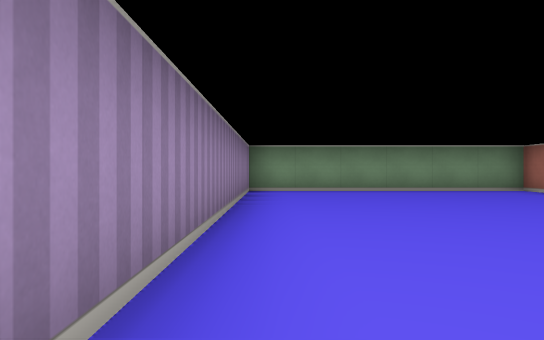
view 1 (above)

17 first-person views from a walk through a cub3D maze. The camera is about half as high as the walls, looks level and sees 70° across. The floor is counted in squares. Each view is taken from the middle of a square. On the plan, view 1 faces up. The plan holds only what a view shows up to about 9 squares ahead; the rest is blank.

view 2
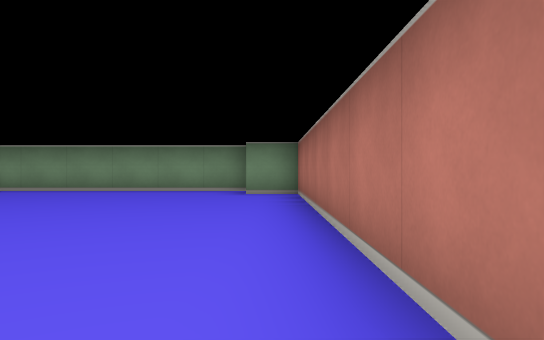

view 3
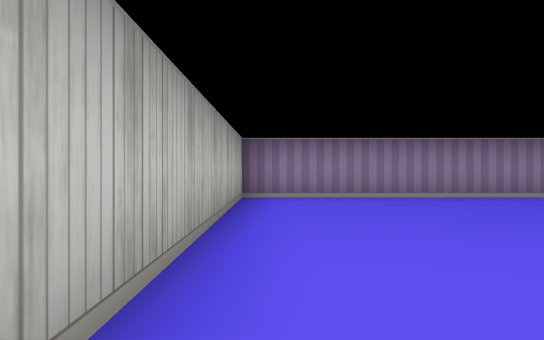

view 4
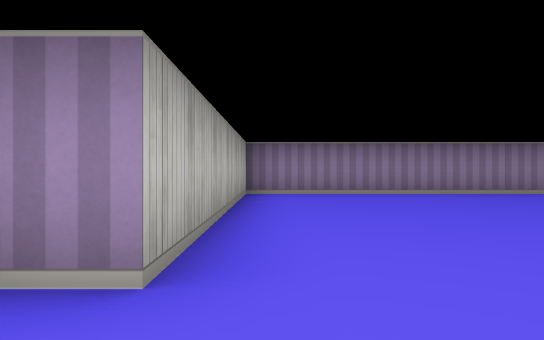

view 5
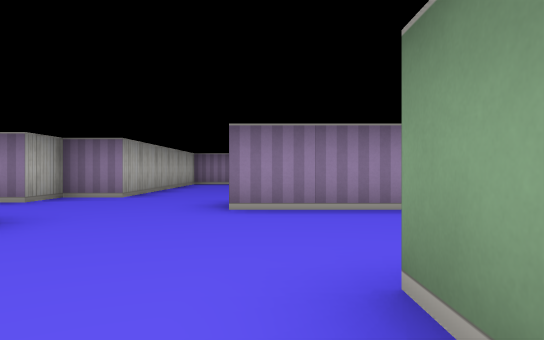

view 6
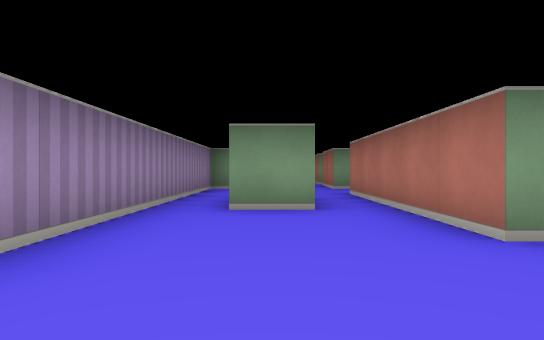

view 7
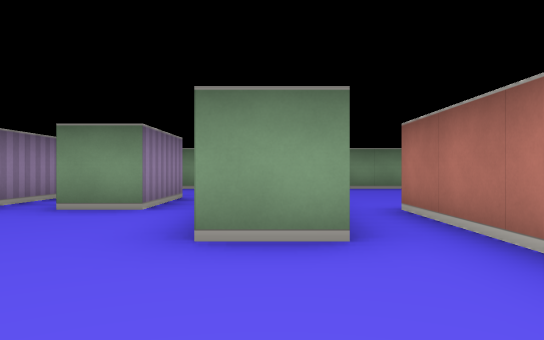

view 8
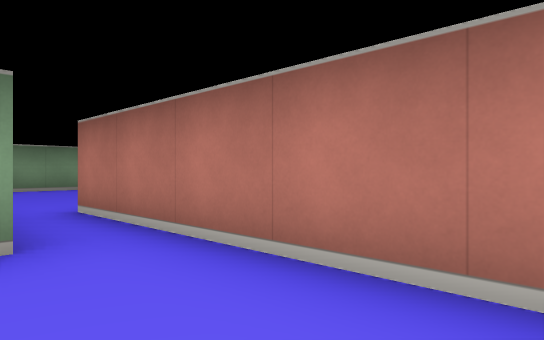

view 9
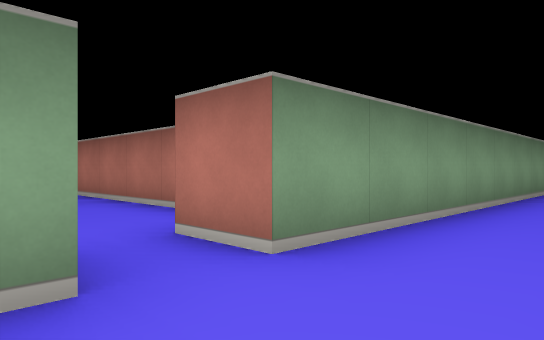

view 10
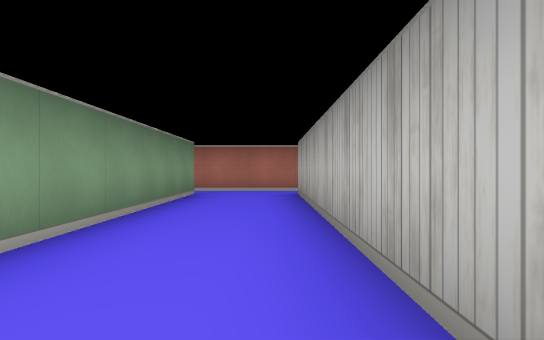

view 11
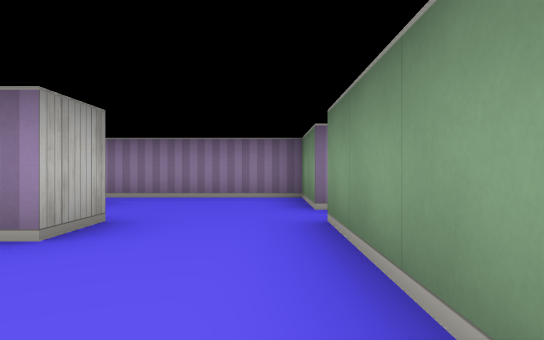

view 12
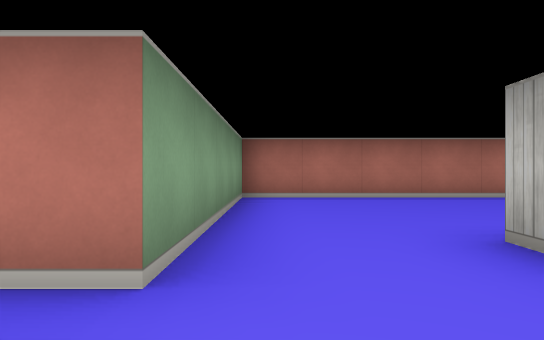

view 13
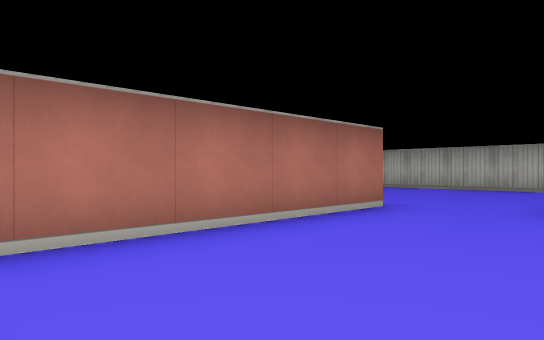

view 14
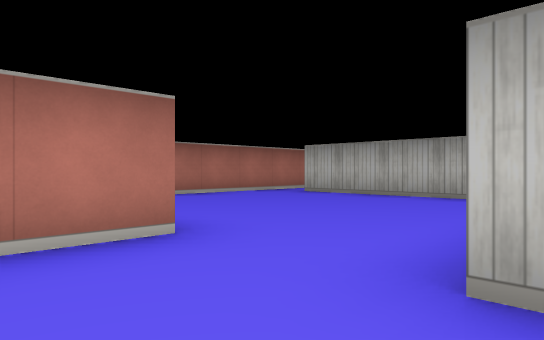

view 15
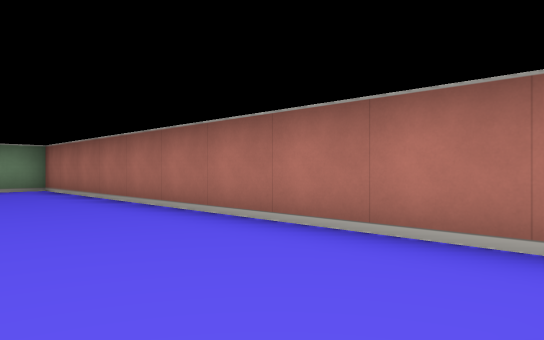

view 16
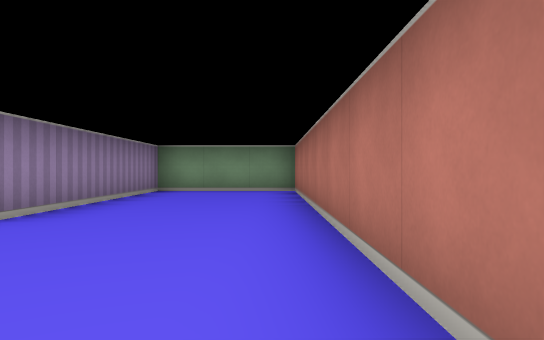

view 17
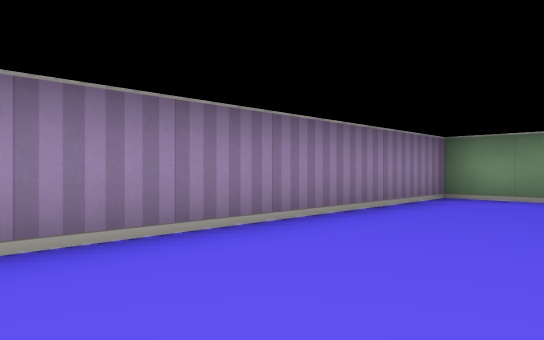

### Floor plan
Ten units are one square. View 1 is at (0, 0); x grows to the right and y downward. Boxes are objects, and circles mark ways between rooms. Rooms are numbered by the first view taken in them; rooms with no view inside come last. Other rooms are left out.
<svg viewBox="-10 -100 210 151">
<path fill="none" stroke="#000" d="M55 -79 55 -85 -5 -85 -5 15 55 15M65 -6 65 -75 55 -75M115 -15 105 -15 105 -55M125 8 125 -16M55 15 55 25 65 25M95 -55 95 -35 85 -35M75 -55 75 -5M116 45 185 45M185 25 115 25 115 15M195 46 195 14M105 -65 115 -65M155 -35 155 -85 105 -85M125 -16 125 -35M95 -85 75 -85 75 -55M105 -55 105 -65M195 14 195 -85 165 -85 165 -35M146 15 185 15"/>
<circle cx="65" cy="5" r="3" fill="#2a7"/>
<circle cx="110" cy="20" r="3" fill="#2a7"/>
<circle cx="95" cy="35" r="3" fill="#2a7"/>
<circle cx="120" cy="-25" r="3" fill="#2a7"/>
<circle cx="100" cy="-45" r="3" fill="#2a7"/>
<circle cx="80" cy="-45" r="3" fill="#2a7"/>
<circle cx="190" cy="20" r="3" fill="#2a7"/>
<circle cx="110" cy="-75" r="3" fill="#2a7"/>
<circle cx="145" cy="-30" r="3" fill="#2a7"/>
<text x="30" y="-40">1</text>
<text x="90" y="0">2</text>
<text x="140" y="30">3</text>
<text x="130" y="-60">4</text>
<text x="90" y="-70">5</text>
<text x="170" y="-30">6</text>
</svg>
Room 1 opens to room 2. Room 2 opens to room 3. Room 2 opens to room 4. Room 2 opens to room 5. Room 3 opens to room 6. Room 4 opens to room 5. Room 4 opens to room 6.

Where each view was taken, in squares from view 1:
view 1: 0 up, 0 right, facing up
view 2: 0 up, 6 right, facing up
view 3: 1 down, 6 right, facing left
view 4: 1 down, 7 right, facing left
view 5: 1 up, 12 right, facing left
view 6: 1 down, 9 right, facing up
view 7: 1 down, 11 right, facing up
view 8: 1 down, 11 right, facing up-right
view 9: 4 down, 10 right, facing up-right
view 10: 4 down, 11 right, facing right
view 11: 8 up, 14 right, facing left
view 12: 8 up, 9 right, facing right
view 13: 8 up, 13 right, facing down-right
view 14: 5 up, 13 right, facing down-right
view 15: 1 down, 17 right, facing up-right
view 16: 0 up, 19 right, facing up
view 17: 2 up, 2 right, facing up-left
